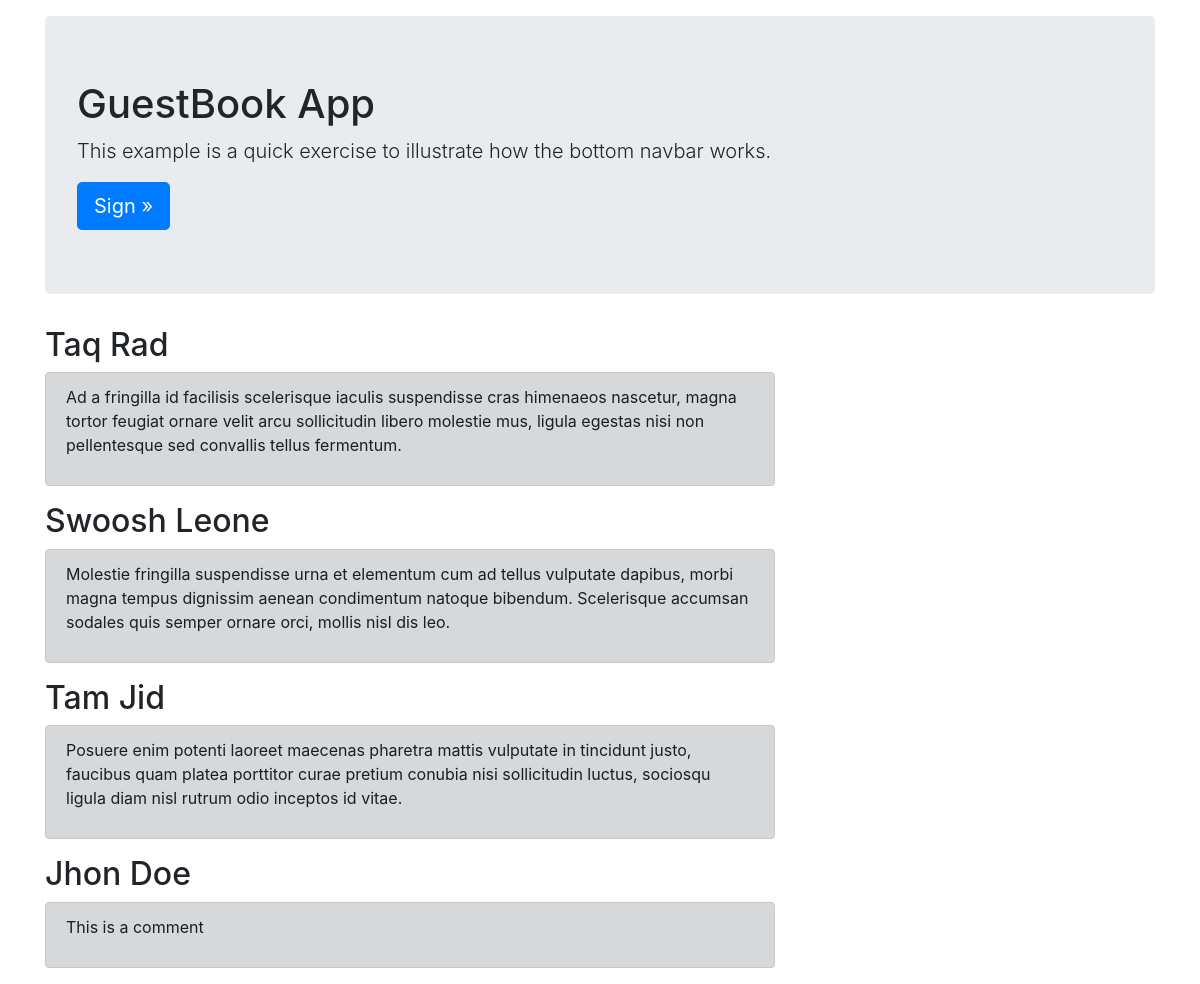
Page /guestbook/ on the committed database.
### guestbook/models.py (models this page shows, shortened)
class Comment(models.Model):
	name = models.CharField(max_length=20)
	comment = models.TextField()
	date_added = models.DateTimeField(default=timezone.now)

### guestbook/views.py (the view)
def index(request):
	comments = Comment.objects.order_by('-date_added')
	context = {'comments':comments}
	return render(request,'guestbook/index.html', context)

### guestbook/templates/guestbook/index.html (shortened to what this page needs)
{% load static %}
<!doctype html>
<html lang="en">
  <head>
    <link href="{% static 'guestbook/bootstrap.min.css' %}" rel="stylesheet">
  </head>
  <body>
    <div class="container">
      <div class="jumbotron mt-3">
        <h1>GuestBook App</h1>
        <p class="lead">This example is a quick exercise to illustrate how the bottom navbar works.</p>
        <a class="btn btn-lg btn-primary" href="{% url 'sign' %}" role="button">Sign &raquo;</a>
      </div>
      <div class="row">
        <div class="col-md-8">
          {% for c in comments %}
          <div class="comment">
            <h2>{{ c.name }}</h2>
            <div class="content alert alert-dark">
              <p>{{ c.comment }}</p>
            </div>
          </div>
          {% endfor %}
        </div>
      </div>
    </div>
  </body>
</html>

### rows in the picture
Comment: name "Taq Rad", comment "Ad a fringilla id facilisis scelerisque iaculis suspendisse cras himenaeos nascetur, magna tortor feugiat ornare velit arcu sollicitudin libero molestie mus, ligula egestas nisi non pellentesque sed convallis tellus fermentum."
Comment: name "Swoosh Leone", comment "Molestie fringilla suspendisse urna et elementum cum ad tellus vulputate dapibus, morbi magna tempus dignissim aenean condimentum natoque bibendum. Scelerisque accumsan sodales quis semper ornare orci, mollis nisl dis leo."
Comment: name "Tam Jid", comment "Posuere enim potenti laoreet maecenas pharetra mattis vulputate in tincidunt justo, faucibus quam platea porttitor curae pretium conubia nisi sollicitudin luctus, sociosqu ligula diam nisl rutrum odio inceptos id vitae."
Comment: name "Jhon Doe", comment "This is a comment"
